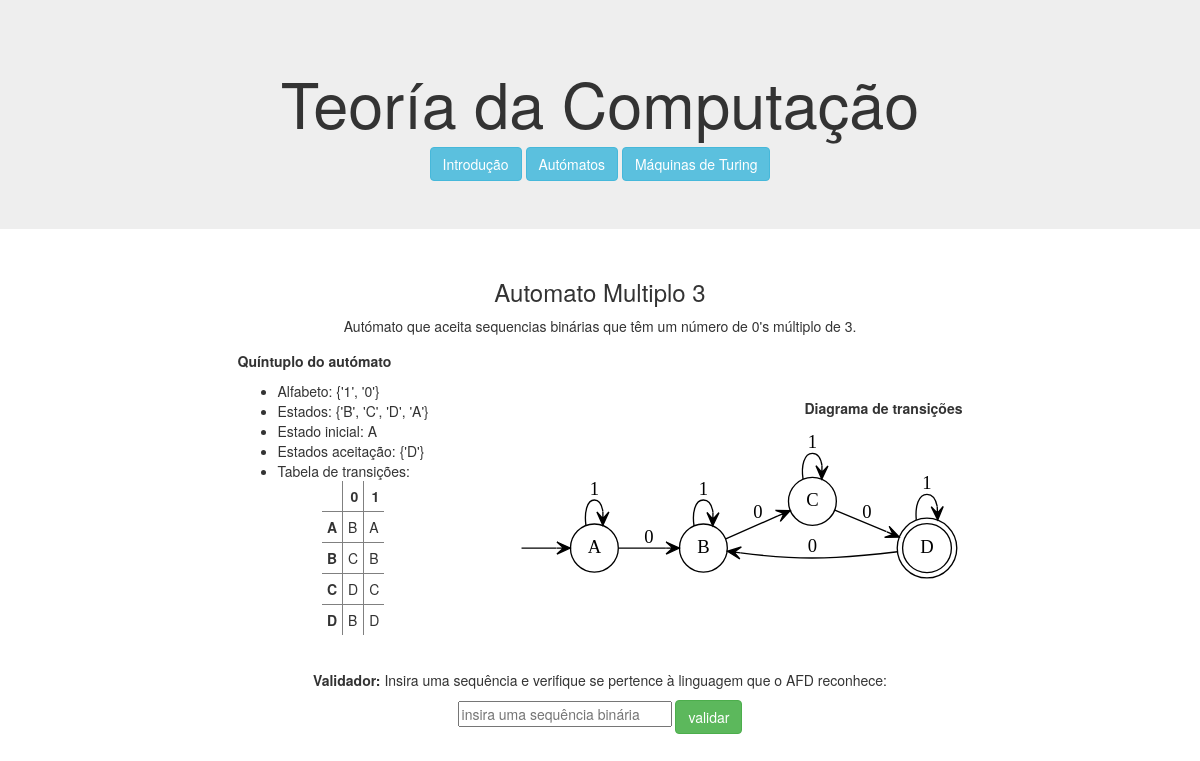
The app's page /69/automato/ with its own data.
### computacao/models.py (models this page shows, shortened)
class Automato(models.Model):
    nome = models.CharField(max_length=100)
    descricao = models.CharField(max_length=100)
    alfabeto = models.CharField(max_length=100)
    estados = models.CharField(max_length=100)
    estadoInicial = models.CharField(max_length=100)
    estadosDeAceitacao = models.CharField(max_length=100)
    dicionarioTransicao = models.CharField(max_length=1000)
    diagrama = models.FileField(upload_to='afd_diagrams/', blank=True, null=True)
    def printAlfabeto(self):
        return str(set(self.alfabeto.split()))
    def printEstados(self):
        return str(set(self.estados.split()))
    def printEstadosDeAceitacao(self):
        return str(set(self.estadosDeAceitacao.split()))
    def dTransInTable(self):
        dTrans = {(t.split('-')[0], t.split('-')[1]):t.split('-')[2] for t in self.dicionarioTransicao.split()}
        table = []
        linha = ['']
        for simbolo in self.alfabeto.split():
            linha.append(simbolo)
        table.append(linha)
        for estado in self.estados.split():
            linha =[estado]
            for simbolo in self.alfabeto.split():
                linha.append(dTrans[(estado, simbolo)])
            table.append(linha)
        return table

### computacao/views.py (the view)
# urls.py: path('<int:automato_id>/automato/', views.automato, name='automato')
def automato(request, automato_id):
    sequencia = None
    resultado = None
    form = SequenciaForm(request.POST or None)
    if form.is_valid():
        sequencia = form.cleaned_data['sequencia']
        resultado = Automato.objects.get(id=automato_id).valida_sequencia(sequencia)
    context = {
        'automato': Automato.objects.get(id=automato_id),
        'sequencia': sequencia,
        'resultado': resultado,
        'form': form,
    }
    return render(request, 'computacao/automato.html', context)

### computacao/forms.py
class SequenciaForm(forms.Form):
    sequencia = forms.CharField(label='',
                                widget=forms.TextInput(attrs={
                                    'placeholder': 'insira uma sequência binária',
                                    'size': '25'
                                }))

### computacao/templates/computacao/automato.html (shortened to what this page needs)
{% extends 'computacao/layout.html' %}
{% block main %}
    <main class="col-sm-12">
        <h3>{{ automato.nome|title }}</h3>
        <p>{{ automato.descricao }}.</p>
        <table align="center">
            <tr align="left">
                <td>
                    <p> <b>Quíntuplo do autómato</b></p>
                    <ul>
                    <li>Alfabeto: {{ automato.printAlfabeto }} </li>
                    <li>Estados: {{ automato.printEstados }}</li>
                    <li>Estado inicial: {{ automato.estadoInicial }}</li>
                    <li>Estados aceitação: {{ automato.printEstadosDeAceitacao }}</li>
                    <li>Tabela de transições:
                    <table align="center" rules="all" style="border-collapse: collapse; padding:5px;">
                        {% for dTran in automato.dTransInTable %}
                            <tr>
                                {% for element in dTran %}
                                    {% if forloop.parentloop.first %}
                                        <th style="padding:5px;">{{ element }}</th>
                                    {% elif forloop.first %}
                                        <th style="padding:5px;">{{ element }}</th>
                                    {% else %}
                                        <td style="padding:5px;">{{ element }}</td>
                                    {% endif %}
                                {% endfor %}
                            </tr>
                        {% endfor %}
                    </table>
                    </ul>
                </td>
                <td>
                    <p style="text-align: right; margin-top: -15px;"><b>Diagrama de transições</b></p>
                    {% load static %}
                    <img src="{{ automato.diagrama.url }}" alt="">
                </td>
            </tr>
        </table>
        <br>
        <p><b>Validador:</b> Insira uma sequência e verifique se pertence à linguagem que o AFD reconhece: </p>
        <form action="{% url 'computacao:automato' automato.id %}" method="POST">
            {{ form }}
            <input type="submit" value="validar" class="btn btn-success">
        </form>
        {% if resultado != None %}
            {% if resultado == True %}
                <p>A sequência <b>{{ sequencia }}</b> é aceite pelo autómato </p>
            {% else %}
                <p>A sequência <b>{{ sequencia }}</b> não é aceite pelo autómato </p>
            {% endif %}
        {% else %}
            <br><br>
        {% endif %}
    </main>
{% endblock %}

### computacao/static/computacao/style.css (style rules this page uses)
table tr th { text-align: right; }
table { border-collapse: separate; border-spacing: 15px 5px; }

### records on screen
Automato: nome "Automato Multiplo 3", descricao "Autómato que aceita sequencias binárias que têm um número de 0's múltiplo de 3", printAlfabeto "{'1', '0'}", printEstados "{'B', 'C', 'D', 'A'}", estadoInicial "A", printEstadosDeAceitacao "{'D'}", diagrama (picture)

### other values on screen
{{ element }} "0" "1"
{{ element }} "A" "B" "C" "D"
{{ element }} "B" "A" "C" "B" "D" "C" "B" "D"
